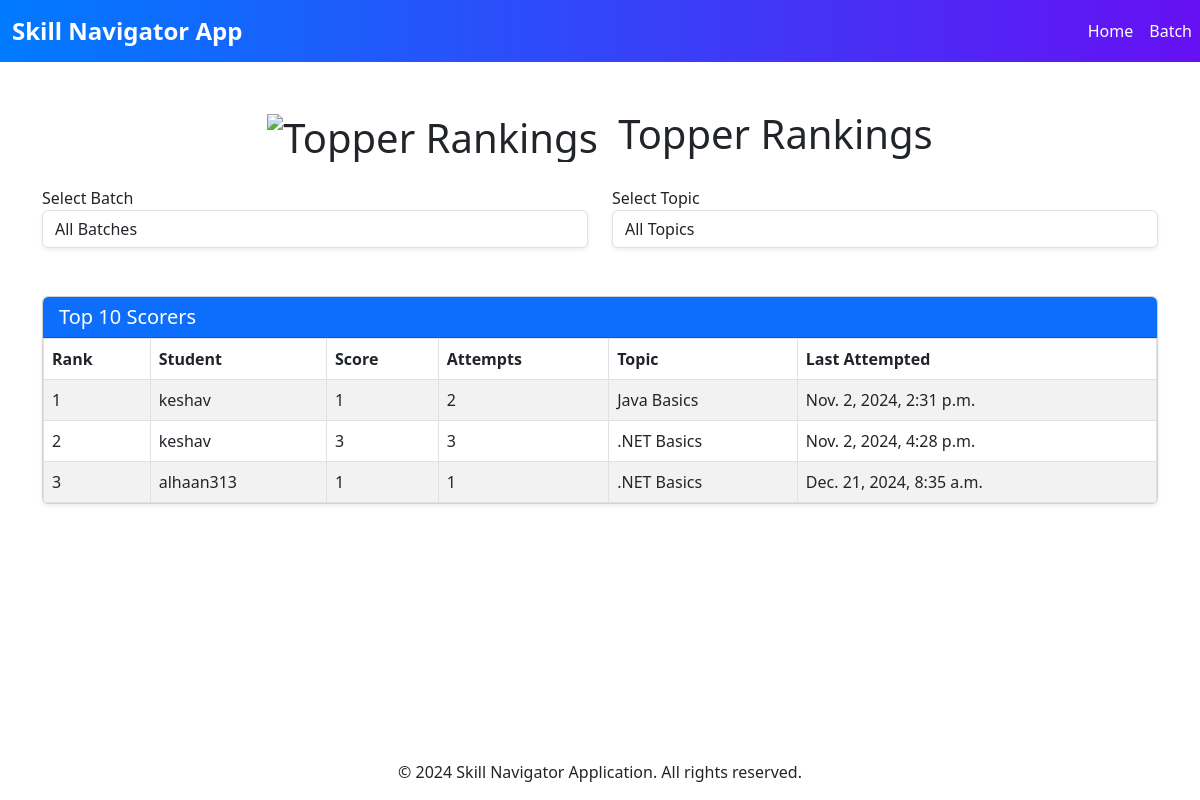
Page /test/toppers/ on the committed database.
### test_/models.py (models this page shows, shortened)
class TestTopic(models.Model):
    batch = models.ForeignKey(Batch, on_delete=models.CASCADE, related_name="topics")
    topic_name = models.CharField(max_length=255)

class UserScore(models.Model):
    user = models.ForeignKey(User, on_delete=models.CASCADE)
    topic = models.ForeignKey(TestTopic, on_delete=models.CASCADE)
    score = models.IntegerField(default=0)
    attempts = models.IntegerField(default=0)
    last_attempted = models.DateTimeField(auto_now=True)  # Automatically updated with each attempt
    batch = models.ForeignKey(Batch, on_delete=models.CASCADE)  # Add this line
    class Meta:
        unique_together = ('user', 'topic')  # Ensure one score per user-topic combination

### test_/views.py (the view)
# urls.py: path('toppers/', views.topper_view, name='topper_page'),
def topper_view(request):
    selected_batch_id = request.GET.get('batch')
    selected_topic_id = request.GET.get('topic')
    batches = Batch.objects.all()
    topics = TestTopic.objects.all()
    if selected_batch_id:
        batch = Batch.objects.get(id=selected_batch_id)
        topics = topics.filter(batch=batch)  # Only topics for the selected batch
        scores = UserScore.objects.filter(topic__batch=batch)
    else:
        scores = UserScore.objects.all()
    if selected_topic_id:
        topic = TestTopic.objects.get(id=selected_topic_id)
        scores = scores.filter(topic=topic)
    top_scorers = []
    if selected_batch_id:
        scores = scores.order_by('-score', 'attempts')[:10]
        for score in scores:
            top_scorers.append({
                'user': score.user.username,
                'score': score.score,
                'attempts': score.attempts,
                'topic': score.topic.topic_name,
                'batch': score.topic.batch.name,
                'last_attempted': score.last_attempted,
            })
    else:
        for batch in batches:
            batch_scores = scores.filter(topic__batch=batch).order_by('-score', 'attempts')[:10]
            top_scorers += [{
                'user': score.user.username,
                'score': score.score,
                'attempts': score.attempts,
                'topic': score.topic.topic_name,
                'batch': batch.name,
                'last_attempted': score.last_attempted,
            } for score in batch_scores]
    return render(request, 'test_/topper_page.html', {
        'batches': batches,
        'topics': topics,
        'top_scorers': top_scorers,
        'selected_batch_id': selected_batch_id,
        'selected_topic_id': selected_topic_id,
    })

### test_/templates/test_/topper_page.html (shortened to what this page needs)
{% extends "accounts/base.html" %}
{% block content %}
<div class="container mt-5">
    <h1 class="text-center mb-4 animate__animated animate__bounceIn">
        <img src="https://img.icons8.com/ios-filled/50/000000/trophy.png" class="icon" alt="Topper Rankings"> Topper Rankings
    </h1>
    <form method="get" id="filter-form" class="mb-4">
        <div class="row">
            <div class="col-md-6">
                <div class="form-group">
                    <label for="batch" class="font-weight-bold">Select Batch</label>
                    <select name="batch" id="batch" class="form-control shadow-sm">
                        <option value="">All Batches</option>
                    </select>
                </div>
            </div>
            <div class="col-md-6">
                <div class="form-group">
                    <label for="topic" class="font-weight-bold">Select Topic</label>
                    <select name="topic" id="topic" class="form-control shadow-sm">
                        <option value="">All Topics</option>
                    </select>
                </div>
            </div>
        </div>
    </form>
    <div class="mt-5">
        <div class="card shadow-sm animate__animated animate__fadeIn">
            <div class="card-header bg-primary text-white">
                <h5 class="mb-0">Top 10 Scorers</h5>
            </div>
            <table class="table table-striped table-bordered mb-0">
                <thead class="thead-dark">
                    <tr>
                        <th>Rank</th>
                        <th>Student</th>
                        <th>Score</th>
                        <th>Attempts</th>
                        <th>Topic</th>
                        <th>Last Attempted</th>
                    </tr>
                </thead>
                <tbody>
                    {% for scorer in top_scorers %}
                        <tr>
                            <td>{{ forloop.counter }}</td>
                            <td>{{ scorer.user }}</td>
                            <td>{{ scorer.score }}</td>
                            <td>{{ scorer.attempts }}</td>
                            <td>{{ scorer.topic }}</td>
                            <td>{{ scorer.last_attempted }}</td>
                        </tr>
                    {% empty %}
                        <tr>
                            <td colspan="6" class="text-center">No data available for the selected filters.</td>
                        </tr>
                    {% endfor %}
                </tbody>
            </table>
        </div>
    </div>
</div>
{% endblock %}

### accounts/templates/accounts/base.html (style rules this page uses)
html, body { height: 100%; margin: 0; }

### test_/templates/test_/topper_page.html (style rules this page uses)
.icon { width: 50px; height: 50px; margin-right: 10px; vertical-align: middle; transition: transform 0.3s; }
.card { position: relative; overflow: hidden; }
.card::before { content: ''; position: absolute; top: 0; left: 0; right: 0; bottom: 0; background: url('https://www.transparenttextures.com/patterns/asfalt-light.png'); opacity: 0.1; z-index: 1; }
th, td { position: relative; z-index: 2; }

### rows in the picture
TestTopic: topic "Java Basics"
UserScore: last_attempted "Nov. 2, 2024, 2:31 p.m."
TestTopic: topic ".NET Basics" ".NET Basics"
UserScore: last_attempted "Nov. 2, 2024, 4:28 p.m."
UserScore: last_attempted "Dec. 21, 2024, 8:35 a.m."

### other values in the picture
{{ scorer.user }} "keshav" "keshav" "alhaan313"
{{ scorer.score }} "1" "3" "1"
{{ scorer.attempts }} "2" "3" "1"
